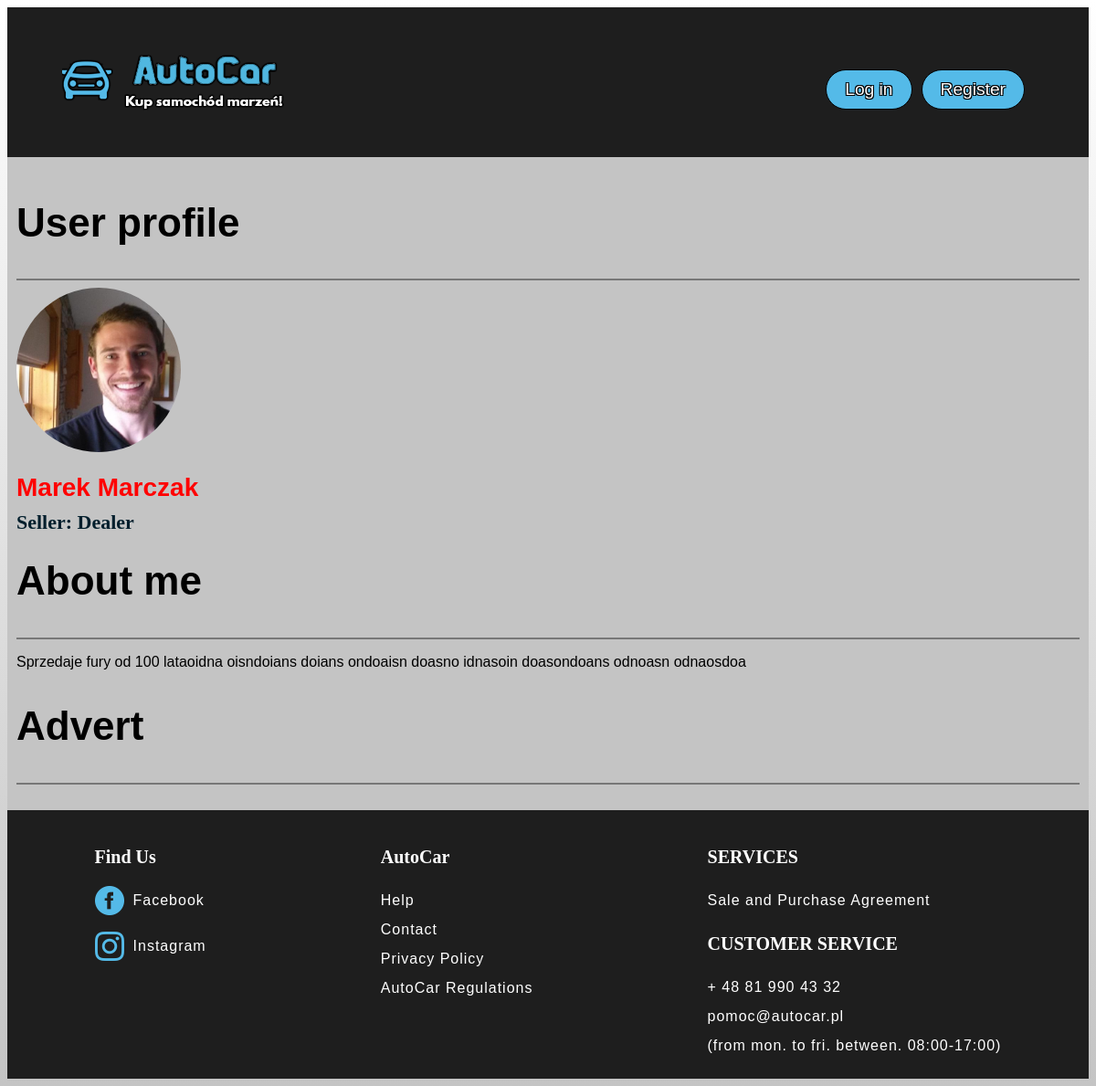
The app's page /profile/0d8a213e-e702-481d-ad41-f1a657911830/ with its own data.
### users/models.py (models this page shows, shortened)
class Profile(models.Model):
    SELLER = [
        ('All','All'),
        ('Dealer','Dealer'),
        ('Private','Private'),
    ]
    user = models.OneToOneField(
        User, on_delete=models.CASCADE, null=True, blank=True)
    name = models.CharField(max_length=200, null=True, blank=True)
    email = models.EmailField(max_length=500, blank=True, null=True)
    username = models.CharField(max_length=200, null=True, blank=True)
    location_city = models.CharField(max_length=50, null=True, blank=False)
    location_country = models.CharField(max_length=50, null=True, blank=False)
    short_intro = models.CharField(max_length=200, null=True, blank=True)
    seller = models.CharField(max_length=200, null=True, blank=False, choices=SELLER)
    bio = models.TextField(null=True, blank=True)
    profile_image = models.ImageField(
        null=True, blank=True, upload_to='profiles/', default='profiles/user-default.png')
    created = models.DateTimeField(auto_now_add=True)
    id = models.UUIDField(default=uuid.uuid4, unique=True,
                          primary_key=True, editable=False)

### users/views.py (the view)
# urls.py: path('profile/<str:pk>/', views.profile, name="profile"),
def profile(request, pk):
    page = 'profile'
    profile = Profile.objects.get(id=pk)
    context = {'profile': profile, 'page': page}
    return render(request, 'users/profile.html', context)

### users/templates/users/profile.html (shortened to what this page needs)
{% extends 'main.html' %}
{% load static %}
{% block content %}
<main>
  <section class="main">
      <h1>User profile</h1>
      <hr>
      <div class="main-profile">
          <img class="profile-picture circle" src="{{profile.profile_image.url}}" />
          <h1 class="nickname-profile">{{profile.name}}</h1>
          <h1 class="seller-profile">Seller: {{profile.seller}}</h1>
      </div>
      <h1>About me</h1>
      <hr>
      <div class="description-profile">
          <p>{{profile.bio}}</p>
      </div>
      <h1>Advert</h1>
      <hr>
  </section>
{% endblock %}

### static/styles/styleViewProfile.css (style rules this page uses)
body { font-family: Arial; background: linear-gradient(#FFF, #C4C4C4); padding: 0; height: auto; }
h1 { font-size: 44px; }
.main { background-color: #C4C4C4; background-size: cover; background-position: center; padding: 10px 0px 20px 10px; }
hr { border: 1px solid #777777; margin-right: 10px; }
.nickname-profile { font-size: 28px; color: rgb(255, 0, 0) }
.seller-profile { font-family: Cambria, Cochin, Georgia, Times, 'Times New Roman', serif; font-size: 22px; margin-top: -15px; color: #001e2c; }
.profile-picture { display: block; width: 180px; height: 180px; }
.circle { border-radius: 50%; }

### records on screen
Profile: profile_image (picture), name "Marek Marczak", seller "Dealer", bio "Sprzedaje fury od 100 lataoidna oisndoians doians ondoaisn doasno idnasoin doasondoans odnoasn odnaosdoa"
